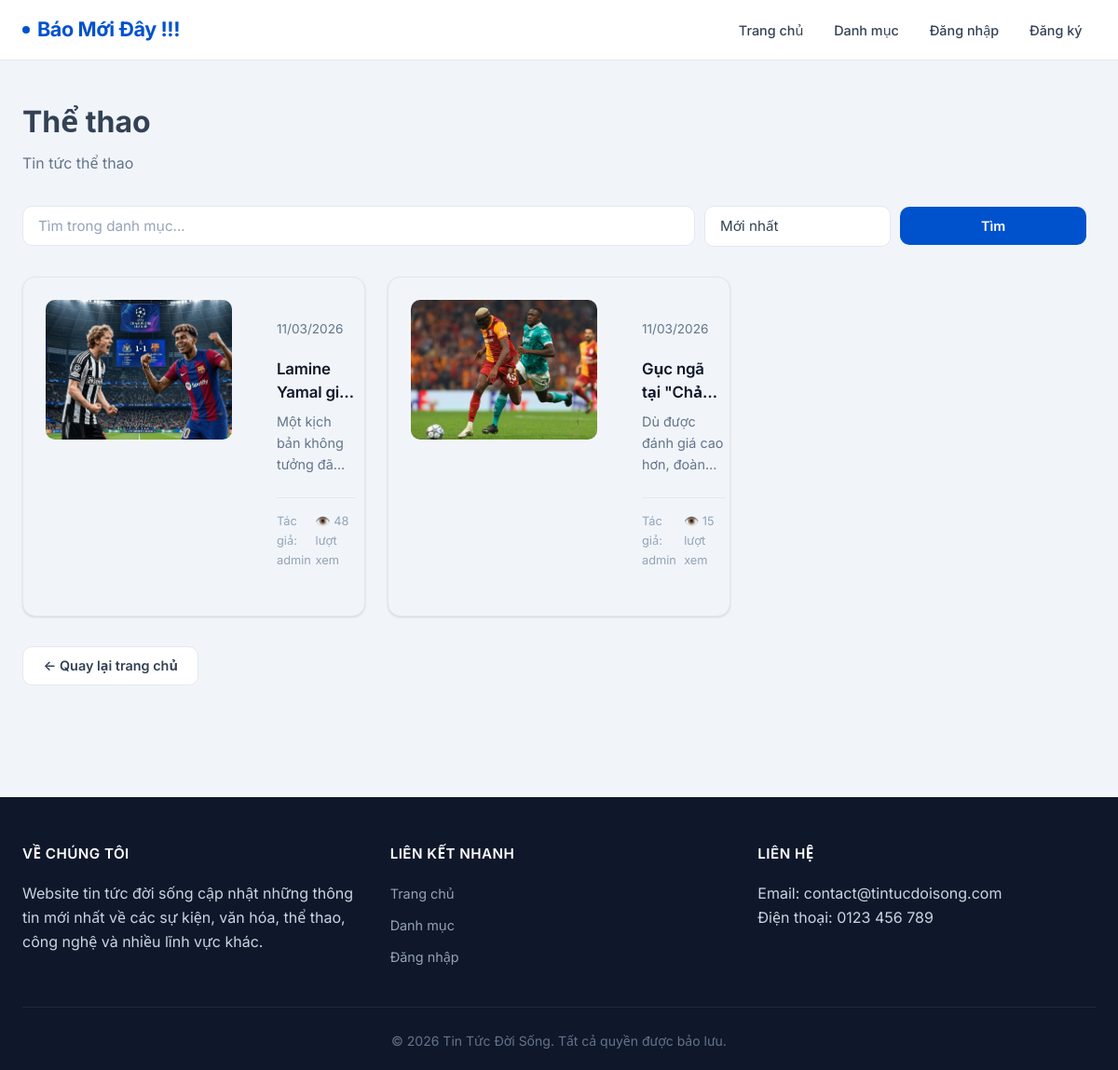
The page /category/4 on the database as committed earlier.
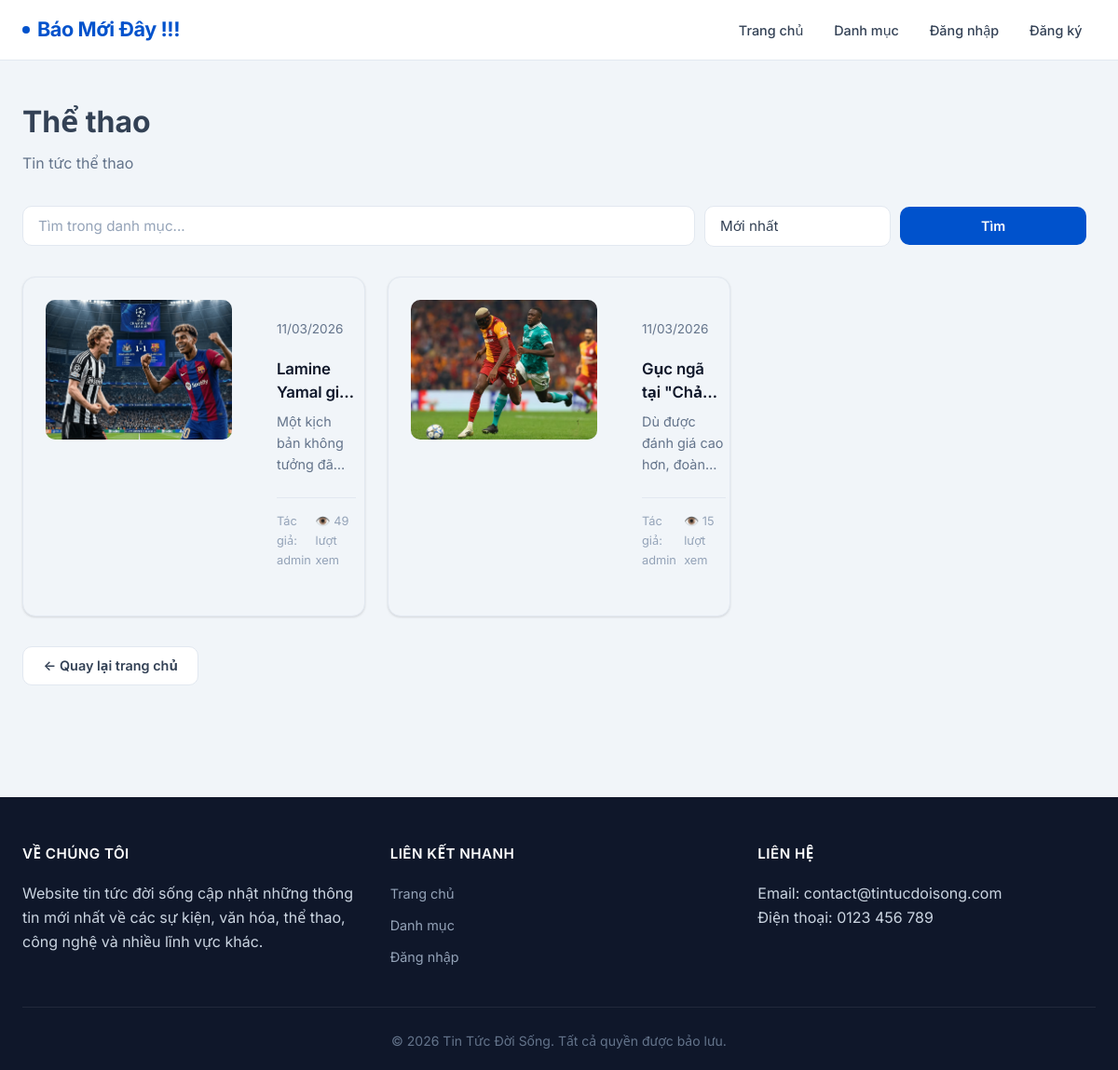
The same page on the database as committed later.
### newsapp/models.py (models this page shows, shortened)
class Category(db.Model):
    __tablename__ = "categories"
    id = db.Column(db.Integer, primary_key=True)
    name = db.Column(db.String(100), unique=True, nullable=False, index=True)
    description = db.Column(db.Text)
    active = db.Column(db.Boolean, nullable=False, default=True, index=True)
    created_at = db.Column(db.DateTime, default=datetime.utcnow, nullable=False)
    articles = db.relationship("Article", back_populates="category", lazy=True)

class Article(db.Model):
    __tablename__ = "articles"
    id = db.Column(db.Integer, primary_key=True)
    title = db.Column(db.String(200), nullable=False, index=True)
    content = db.Column(db.Text, nullable=False)
    excerpt = db.Column(db.String(500))
    image_ref = db.Column(db.String(500))
    status = db.Column(db.String(20), nullable=False, default=ArticleStatus.DRAFT, index=True)
    review_note = db.Column(db.String(500))
    created_at = db.Column(db.DateTime, default=datetime.utcnow, nullable=False, index=True)
    updated_at = db.Column(db.DateTime, default=datetime.utcnow, onupdate=datetime.utcnow, nullable=False)
    published_at = db.Column(db.DateTime)
    views = db.Column(db.Integer, default=0, nullable=False)
    audio_ref = db.Column(db.String(500))  # static-relative path to generated audio
    audio_duration = db.Column(db.Integer)  # seconds, optional
    summary_text = db.Column(db.Text)
    user_id = db.Column(db.Integer, db.ForeignKey("users.id"), nullable=False, index=True)
    category_id = db.Column(db.Integer, db.ForeignKey("categories.id"), nullable=False, index=True)
    author = db.relationship("User", back_populates="articles")
    category = db.relationship("Category", back_populates="articles")
    comments = db.relationship(
        "Comment", back_populates="article", lazy=True, order_by="Comment.created_at.desc()"
    )
    favorites = db.relationship("Favorite", back_populates="article", lazy=True)

class User(db.Model):
    __tablename__ = "users"
    id = db.Column(db.Integer, primary_key=True)
    username = db.Column(db.String(80), unique=True, nullable=False, index=True)
    email = db.Column(db.String(120), unique=True, nullable=False, index=True)
    password_hash = db.Column(db.String(255), nullable=False)
    role = db.Column(db.String(20), nullable=False, default=UserRole.USER, index=True)
    active = db.Column(db.Boolean, nullable=False, default=True, index=True)
    created_at = db.Column(db.DateTime, default=datetime.utcnow, nullable=False)
    articles = db.relationship("Article", back_populates="author", lazy=True)
    comments = db.relationship("Comment", back_populates="author", lazy=True)
    favorites = db.relationship("Favorite", back_populates="user", lazy=True)

### newsapp/controllers/main_controller.py (the view)
@bp.route("/category/<int:category_id>")
def category_articles(category_id: int):
    category = Category.query.get_or_404(category_id)
    q = (request.args.get("q") or "").strip()
    sort = request.args.get("sort") or "newest"
    query = Article.query.filter(
        Article.category_id == category_id, Article.status == ArticleStatus.PUBLISHED
    )
    if q:
        like = f"%{q}%"
        query = query.filter(or_(Article.title.ilike(like), Article.excerpt.ilike(like), Article.content.ilike(like)))
    if sort == "views":
        query = query.order_by(Article.views.desc(), Article.created_at.desc())
    elif sort == "oldest":
        query = query.order_by(Article.created_at.asc())
    else:
        query = query.order_by(Article.created_at.desc())
    articles = query.all()
    return render_template("main/category.html", category=category, articles=articles, q=q, sort=sort)

### newsapp/templates/main/category.html (shortened to what this page needs)
{% extends "base.html" %}
{% block content %}
<div class="container">
    <div class="category-header">
        <h1>{{ category.name }}</h1>
        {% if category.description %}
        <p class="category-description">{{ category.description }}</p>
        {% endif %}
    </div>
    <section class="search-section">
        <form method="GET" action="{{ url_for('main.category_articles', category_id=category.id) }}" class="search-form">
            <input type="text" name="q" placeholder="Tìm trong danh mục..." value="{{ q or '' }}">
            <select name="sort">
                <option value="newest" {% if sort == 'newest' %}selected{% endif %}>Mới nhất</option>
            </select>
            <button type="submit" class="btn btn-primary">Tìm</button>
        </form>
    </section>
    <div class="articles-grid">
        {% for article in articles %}
        <article class="article-card">
            {% set img = (article.image_ref|image_src) %}
            {% if img %}
            <div class="article-image">
                <img src="{{ img }}" alt="{{ article.title }}">
            </div>
            {% endif %}
            <div class="article-content">
                <div class="article-meta">
                    <span class="date">{{ article.created_at.strftime('%d/%m/%Y') }}</span>
                </div>
                <h3 class="article-title">
                    <a href="{{ url_for('main.article_detail', article_id=article.id) }}">{{ article.title }}</a>
                </h3>
                {% if article.excerpt %}
                <p class="article-excerpt">{{ article.excerpt }}</p>
                {% endif %}
                <div class="article-footer">
                    <span class="author">Tác giả: {{ article.author.username }}</span>
                    <span class="views">👁️ {{ article.views }} lượt xem</span>
                </div>
            </div>
        </article>
        {% else %}
        <p class="no-articles">Chưa có bài viết nào trong danh mục này.</p>
        {% endfor %}
    </div>
    <div class="back-link">
        <a href="{{ url_for('main.index') }}" class="btn btn-secondary">← Quay lại trang chủ</a>
    </div>
</div>
{% endblock %}

### newsapp/templates/base.html (shortened to what this page needs)
<!DOCTYPE html>
<html lang="vi">
<head>
    <link rel="stylesheet" href="{{ url_for('static', filename='css/style.css') }}">
</head>
<body>
    <header class="header">
        <div class="container">
            <div class="header-content">
                <div class="logo">
                    <a href="{{ url_for('main.index') }}">
                        <h1>Báo Mới Đây !!!</h1>
                    </a>
                </div>
                <nav class="nav-menu">
                    <ul>
                        <li><a href="{{ url_for('main.index') }}">Trang chủ</a></li>
                        <li><a href="#categories">Danh mục</a></li>
                        {% if session.user_id %}
                            <li><a href="{{ url_for('main.my_favorites') }}">Yêu thích</a></li>
                            <li><a href="{{ url_for('main.profile_dashboard') }}">Profile</a></li>
                            <li><a href="{{ url_for('dashboard.dashboard_home') }}">Dashboard</a></li>
                            {% if session.role in ['editor', 'admin'] %}
                                <li><a href="{{ url_for('editor.review_queue') }}">Duyệt bài</a></li>
                                <li><a href="{{ url_for('editor.review_comments') }}">Duyệt bình luận</a></li>
                            {% endif %}
                            {% if session.role == 'admin' %}
                                <li><a href="{{ url_for('admin.users_list') }}">Users</a></li>
                                <li><a href="{{ url_for('admin.categories_list') }}">Danh mục</a></li>
                            {% endif %}
                            <li><a href="{{ url_for('auth.logout') }}">Đăng xuất ({{ session.username }} - {{ session.role }})</a></li>
                        {% else %}
                            <li><a href="{{ url_for('auth.login') }}">Đăng nhập</a></li>
                            <li><a href="{{ url_for('auth.register') }}">Đăng ký</a></li>
                        {% endif %}
                    </ul>
                </nav>
            </div>
        </div>
    </header>
    <main class="main-content">
        {% block content %}{% endblock %}
    </main>
    <footer class="footer">
        <div class="container">
            <div class="footer-content">
                <div class="footer-section">
                    <h3>Về chúng tôi</h3>
                    <p>Website tin tức đời sống cập nhật những thông tin mới nhất về các sự kiện, văn hóa, thể thao, công nghệ và nhiều lĩnh vực khác.</p>
                </div>
                <div class="footer-section">
                    <h3>Liên kết nhanh</h3>
                    <ul>
                        <li><a href="{{ url_for('main.index') }}">Trang chủ</a></li>
                        <li><a href="#categories">Danh mục</a></li>
                        {% if session.user_id %}
                            <li><a href="{{ url_for('dashboard.dashboard_home') }}">Dashboard</a></li>
                        {% else %}
                            <li><a href="{{ url_for('auth.login') }}">Đăng nhập</a></li>
                        {% endif %}
                    </ul>
                </div>
                <div class="footer-section">
                    <h3>Liên hệ</h3>
                    <p>Email: contact@tintucdoisong.com</p>
                    <p>Điện thoại: 0123 456 789</p>
                </div>
            </div>
            <div class="footer-bottom">
                <p>&copy; 2026 Tin Tức Đời Sống. Tất cả quyền được bảo lưu.</p>
            </div>
        </div>
    </footer>
</body>
</html>

Rows that differ between the two databases and show on the page:
changed Article "Lamine Yamal…": views "48" → "49"
